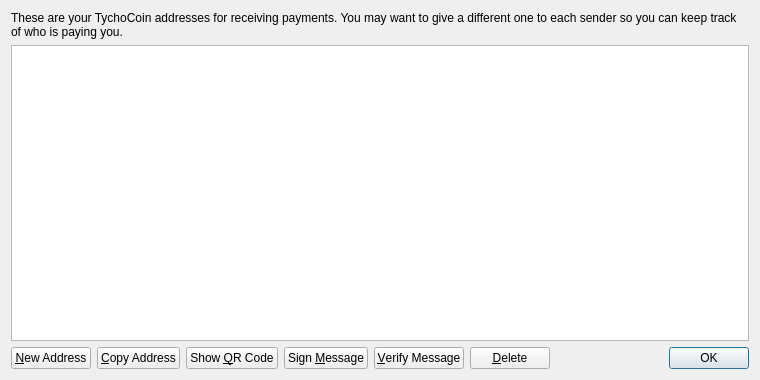
<?xml version="1.0" encoding="UTF-8"?>
<ui version="4.0">
 <class>AddressBookPage</class>
 <widget class="QWidget" name="AddressBookPage">
  <property name="geometry">
   <rect>
    <x>0</x>
    <y>0</y>
    <width>760</width>
    <height>380</height>
   </rect>
  </property>
  <property name="windowTitle">
   <string>Address Book</string>
  </property>
  <layout class="QVBoxLayout" name="verticalLayout">
   <item>
    <widget class="QLabel" name="labelExplanation">
     <property name="text">
      <string>These are your TychoCoin addresses for receiving payments. You may want to give a different one to each sender so you can keep track of who is paying you.</string>
     </property>
     <property name="textFormat">
      <enum>Qt::PlainText</enum>
     </property>
     <property name="wordWrap">
      <bool>true</bool>
     </property>
    </widget>
   </item>
   <item>
    <widget class="QTableView" name="tableView">
     <property name="contextMenuPolicy">
      <enum>Qt::CustomContextMenu</enum>
     </property>
     <property name="toolTip">
      <string>Double-click to edit address or label</string>
     </property>
     <property name="tabKeyNavigation">
      <bool>false</bool>
     </property>
     <property name="alternatingRowColors">
      <bool>true</bool>
     </property>
     <property name="selectionMode">
      <enum>QAbstractItemView::SingleSelection</enum>
     </property>
     <property name="selectionBehavior">
      <enum>QAbstractItemView::SelectRows</enum>
     </property>
     <property name="sortingEnabled">
      <bool>true</bool>
     </property>
     <attribute name="verticalHeaderVisible">
      <bool>false</bool>
     </attribute>
    </widget>
   </item>
   <item>
    <layout class="QHBoxLayout" name="horizontalLayout">
     <item>
      <widget class="QPushButton" name="newAddressButton">
       <property name="toolTip">
        <string>Create a new address</string>
       </property>
       <property name="text">
        <string>&amp;New Address</string>
       </property>
       <property name="icon">
        <iconset resource="../bitcoin.qrc">
         <normaloff>:/icons/add</normaloff>:/icons/add</iconset>
       </property>
      </widget>
     </item>
     <item>
      <widget class="QPushButton" name="copyToClipboard">
       <property name="toolTip">
        <string>Copy the currently selected address to the system clipboard</string>
       </property>
       <property name="text">
        <string>&amp;Copy Address</string>
       </property>
       <property name="icon">
        <iconset resource="../bitcoin.qrc">
         <normaloff>:/icons/editcopy</normaloff>:/icons/editcopy</iconset>
       </property>
      </widget>
     </item>
     <item>
      <widget class="QPushButton" name="showQRCode">
       <property name="text">
        <string>Show &amp;QR Code</string>
       </property>
       <property name="icon">
        <iconset resource="../bitcoin.qrc">
         <normaloff>:/icons/qrcode</normaloff>:/icons/qrcode</iconset>
       </property>
      </widget>
     </item>
     <item>
      <widget class="QPushButton" name="signMessage">
       <property name="toolTip">
        <string>Sign a message to prove you own a TychoCoin address</string>
       </property>
       <property name="text">
        <string>Sign &amp;Message</string>
       </property>
       <property name="icon">
        <iconset resource="../bitcoin.qrc">
         <normaloff>:/icons/edit</normaloff>:/icons/edit</iconset>
       </property>
      </widget>
     </item>
     <item>
      <widget class="QPushButton" name="verifyMessage">
       <property name="toolTip">
        <string>Verify a message to ensure it was signed with a specified TychoCoin address</string>
       </property>
       <property name="text">
        <string>&amp;Verify Message</string>
       </property>
       <property name="icon">
        <iconset resource="../bitcoin.qrc">
         <normaloff>:/icons/transaction_0</normaloff>:/icons/transaction_0</iconset>
       </property>
      </widget>
     </item>
     <item>
      <widget class="QPushButton" name="deleteButton">
       <property name="toolTip">
        <string>Delete the currently selected address from the list</string>
       </property>
       <property name="text">
        <string>&amp;Delete</string>
       </property>
       <property name="icon">
        <iconset resource="../bitcoin.qrc">
         <normaloff>:/icons/remove</normaloff>:/icons/remove</iconset>
       </property>
      </widget>
     </item>
     <item>
      <spacer name="horizontalSpacer">
       <property name="orientation">
        <enum>Qt::Horizontal</enum>
       </property>
       <property name="sizeHint" stdset="0">
        <size>
         <width>40</width>
         <height>20</height>
        </size>
       </property>
      </spacer>
     </item>
     <item>
      <widget class="QDialogButtonBox" name="buttonBox">
       <property name="sizePolicy">
        <sizepolicy hsizetype="Maximum" vsizetype="Fixed">
         <horstretch>0</horstretch>
         <verstretch>0</verstretch>
        </sizepolicy>
       </property>
       <property name="standardButtons">
        <set>QDialogButtonBox::Ok</set>
       </property>
      </widget>
     </item>
    </layout>
   </item>
  </layout>
 </widget>
 <resources>
  <include location="../bitcoin.qrc"/>
 </resources>
 <connections/>
</ui>
